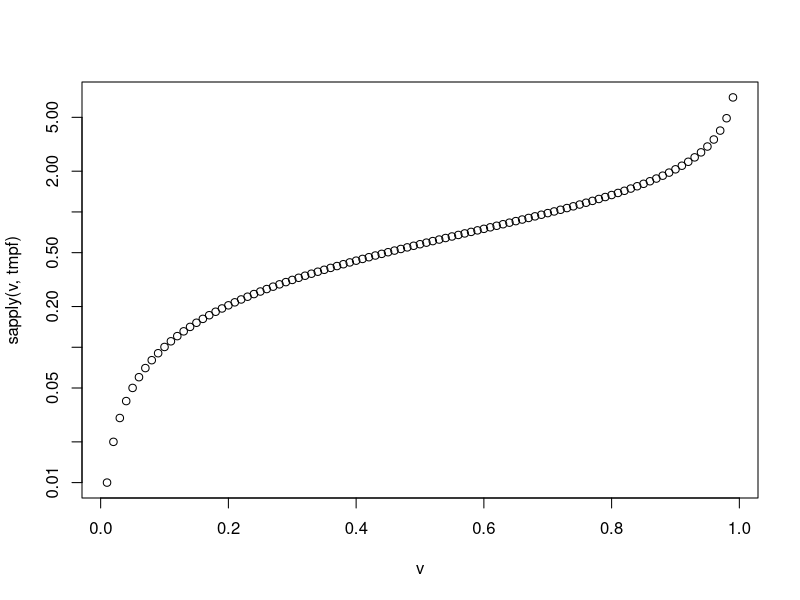

The R source for this figure:
## ---- chunk 1
library(Matrix)
library(lme4)
## ---- chunk 2
set.seed(102)
rc <- function(n) {
    m <- matrix(0, n, n)
    m[lower.tri(m, diag = TRUE)] <- rnorm(n*(n+1)/2)
    m
}
tchol <- function(A) t(chol(A))
A <- rc(3)
B <- rc(3)
c1 <- tchol(kronecker(tcrossprod(A), tcrossprod(B)))
c2 <- kronecker(A,B)
stopifnot(all.equal(c1, c2))
## ---- chunk 3
##' unpack a list into the current (calling) environment
##' this is a replacement for \code{with()} (which is hard to debug) and \code{attach()} (which is frowned upon by CRAN/triggers package-check warnings)
##' (for more traditional Python tuple unpacking see the \code{zeallot} package)
##' @param x a named vector or a list
##' @export
unpack <- function(x) {
    if (any(names(x) == "")) stop("unnamed elements in x")
    invisible(list2env(as.list(x), envir = parent.frame()))
}
##' convenience function for matrix display
ifun <- function(x) {
    x |> Matrix() |> image(sub = "", xlab = "", ylab = "")
}
##' convert half-vec to a lower-triangular matrix
## https://en.wikipedia.org/wiki/Vectorization_(mathematics)#Half-vectorization
hvec2mat <- function(x) {
    n <- (sqrt(8*length(x)+1)-1)/2
    m <- matrix(0, n, n)
    m[lower.tri(m, diag = TRUE)] <- x
    m
}

## brute force cmoputation of chol(AR1)
## closed form expression with factor of ... sqrt(1+1/rho) ?
ar1_chol <- function(rho, sigma, n) {
    m <- matrix(0, n, n)
    m[] <- rho^(abs(row(m)- col(m)))
    sigma*t(chol(m))
}
## ---- chunk 4
## playing with examples to try to guess the form of chol(AR1) ...
ar1_chol(rho = 0.5, sigma = 1, n = 3)  ## cols 2 ... are * sqrt(3)
ar1_chol(rho = 0.75, sigma = 1, n = 3)  ## cols 2 ... are * 6/8
tmpf <- function(rho) {
    a <- ar1_chol(rho = rho, sigma = 1, n = 3)
    a[2,1]/a[2,2]
}
tmpf(0.5)       ## 1/sqrt(3)
tmpf(1/sqrt(2)) ## 1
tmpf(0.8)       ## 4/3
v <- (1:99)/100
plot(v, sapply(v, tmpf), log = "y")
## ---- chunk 5
## generate theta parameters for an AR1 ⨂ AR1 model
get_theta <- function(p) {
    nm <- c("sigma", "rho_R", "rho_C", "n_R", "n_C")
    ## p: sigma, rho_R, rho_C, n_R, n_C
    if (!is.null(names(p)) && any(names(p) != "" & names(p) != nm)) {
        stop("name mismatch")
    }
    unpack(setNames(p, nm))
    K <- kronecker(ar1_chol(rho_R, sigma, n_R), ar1_chol(rho_C, 1, n_C))
    K[lower.tri(K, diag = TRUE)]
}
## test
rvec <- c(sigma = 2, rho_R = 0.8, rho_C = 0.2, n_R = 10, n_C = 10)
t1 <- get_theta(rvec)
m1 <-  t1 |> hvec2mat() |> tcrossprod()
## ifun(m1)
## test Kronecker identity again
m2 <- kronecker(tcrossprod(ar1_chol(0.8, 2, 10)),
                tcrossprod(ar1_chol(0.2, 1, 10)))
stopifnot(all.equal(m1, m2))
## ---- chunk 6
set.seed(101)
dd <- expand.grid(row = 1:10, col = 1:10, block = 1:10, rep = 1:3)
## suppress the "xx parameter not named" messages
dd$y <- suppressMessages(
    simulate(~ 1 + (interaction(row, col) | block),
             newdata = dd,
             newparams = list(beta = 0, theta = t1, sigma = 1),
             family = gaussian)[[1]]
    )
## ---- chunk 7
lmod1 <- lFormula(y ~ 1 + (interaction(row, col) | block),
               data = dd)
## str(f1$reTrms)
devfun <- do.call(mkLmerDevfun, lmod1)
## deviance (REML criterion) with original theta parameter ...
(d1 <- devfun(t1))
devfun2 <- function(theta0) {
    ## right now rows/cols are hard-coded ...
    devfun(get_theta(c(theta0, n_R = 10, n_C = 10)))
}
## dev/REMLcrit with original reduced-theta parameters ...
stopifnot(all.equal(d1, devfun2(rvec[1:3])))
opt1 <- nloptwrap(rvec[1:3], devfun2,
                lower = c(0, -1, -1),
                upper = c(Inf, 1, 1))
m1 <- mkMerMod(environment(devfun), opt1, lmod1$reTrms, fr = lmod1$fr)
## show abbreviated summary via capture.output() ?

## if we set the cor bounds at +/-1 we get into trouble taking the
## chol(AR1) -- should implement it directly ...
opt2 <- nloptwrap(c(1, 0.5, 0.5), devfun2,
                lower = c(0, -0.99, -0.99),
                upper = c(Inf, 0.99, 0.99))
stopifnot(all.equal(c(opt1$par, opt1$fval), c(opt2$par, opt2$fval),
          tolerance = 1e-4))
